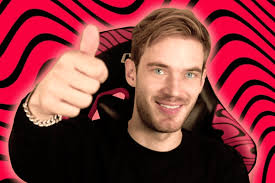
#> input picture Segmentasi PCD/Pewdiepie1.jpg, 275 x 183 px
$ python segmentation.py
#> lines starting #> are read from the running program, lines starting #| are printed output that depends on the picture
import imageio as img
import numpy as np
import matplotlib.pyplot as plt

# Membaca gambar grayscale
image = img.imread("Pewdiepie1.jpg", mode='F')
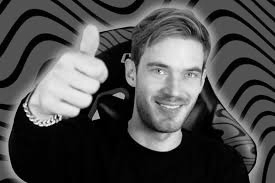
#> image: shape (183, 275) float32; min 0, max 253.2, mean 77.5

# Kernel Sobel
sobelX = np.array([
    [-1, 0, 1],
    [-2, 0, 2],
    [-1, 0, 1]
])

sobelY = np.array([
    [-1, -2, -1],
    [ 0,  0,  0],
    [ 1,  2,  1]
])

# Padding pada gambar
imgPad = np.pad(image, pad_width=1, mode='constant', constant_values=0)
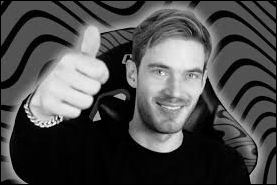
#> imgPad: shape (185, 277) float32; min 0, max 253.2, mean 76.2

# Menginisialisasi Gx dan Gy
Gx = np.zeros_like(image)
Gy = np.zeros_like(image)

# Operasi konvolusi manual
for y in range(1, imgPad.shape[0]-1):
    for x in range(1, imgPad.shape[1]-1):
        region = imgPad[y-1:y+2, x-1:x+2]
        Gx[y-1, x-1] = (region * sobelX).sum()
        Gy[y-1, x-1] = (region * sobelY).sum()
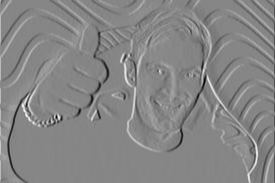
#> Gx: shape (183, 275) float32; min -856.6, max 772.4, mean 0; drawn with min black and max white
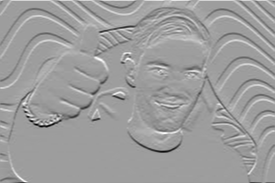
#> Gy: shape (183, 275) float32; min -966.2, max 597.7, mean -1.1; drawn with min black and max white

# Menghitung magnitudo gradien
G = np.sqrt(Gx**2 + Gy**2)
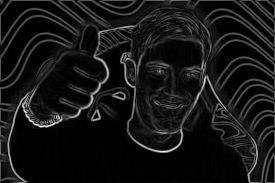
#> G: shape (183, 275) float32; min 0, max 980, mean 83.2; drawn with min black and max white
G = (G / G.max()) * 255
G = np.clip(G, 0, 255)
G = G.astype(np.uint8)

# Menyimpan hasil gambar setelah Sobel
output_path = "pewdiepiesobel.jpg"
img.imwrite(output_path, G)
print(f"Hasil gambar setelah Sobel disimpan di {output_path}")

# Menampilkan hasil
plt.figure(figsize=(10, 10))

plt.subplot(2, 2, 1)
plt.title("Original Image")
plt.imshow(image, cmap='gray')
plt.axis('off')

plt.subplot(2, 2, 2)
plt.title("Gradient X (Gx)")
plt.imshow(Gx, cmap='gray')
plt.axis('off')

plt.subplot(2, 2, 3)
plt.title("Gradient Y (Gy)")
plt.imshow(Gy, cmap='gray')
plt.axis('off')

plt.subplot(2, 2, 4)
plt.title("Gradient Magnitude (G)")
plt.imshow(G, cmap='gray')
plt.axis('off')

plt.tight_layout()
plt.show()

# Program segmentasi dengan thresholding
import imageio as img2

# Membaca gambar hasil sobel
segmented_image = img2.imread(output_path, mode='F')
#> segmented_image: shape (183, 275) float32; min 0, max 255, mean 21.4

# Threshold untuk segmentasi
threshold = 0.3
binary_segmented_image = segmented_image > (threshold * 255)
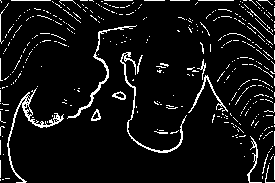
#> binary_segmented_image: shape (183, 275) bool; 7.1% white in thin lines or dots

# Menampilkan hasil segmentasi
plt.figure(figsize=(12, 6))

plt.subplot(1, 2, 1)
plt.title("Sobel Result Image")
plt.imshow(segmented_image, cmap="gray")
plt.axis("off")

plt.subplot(1, 2, 2)
plt.title("Segmented Image")
plt.imshow(binary_segmented_image, cmap="gray")
plt.axis("off")

plt.tight_layout()
plt.show()
